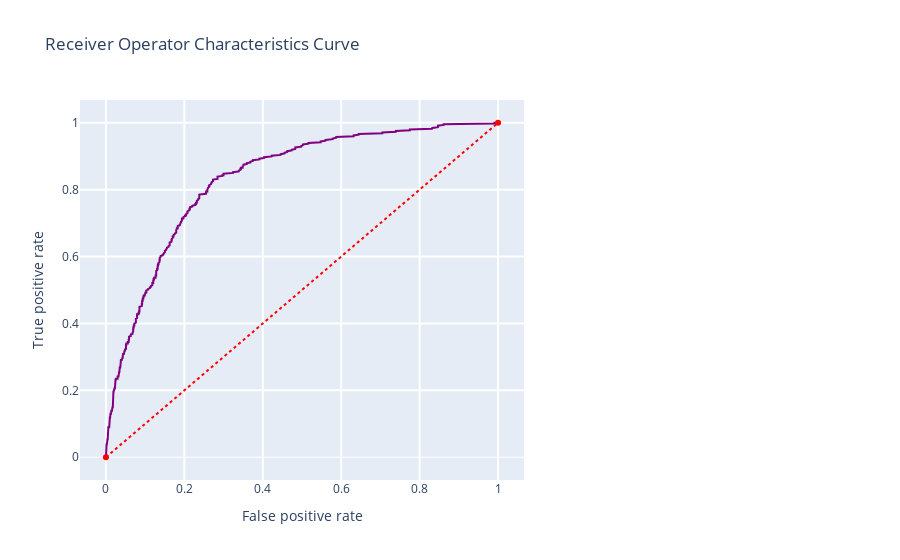

Notebook cell for this chart:
### Code cell
print(recall_score(y_test, y_pred_RFC))
print(precision_score(y_test, y_pred_RFC))
print(accuracy_score(y_test, y_pred_RFC))
print(confusion_matrix(y_test,y_pred_RFC))
print(classification_report(y_test,y_pred_RFC)) 

roc_conf_plot(model_RFC, x_train, y_train, x_test, y_test)
threshold_plot(model_RFC, x_train, y_train)
RF_model = model_metric(model_RFC,x_train,y_train,x_test,y_test, "Random Forest")

### Figure 1 — Plotly figure (JSON) as saved in the notebook; plotly's stock layout.template omitted (floating-point values rounded to 4 significant figures; data arrays with more than 128 entries replaced by an {"elided": "..."} marker saying what was removed)
{"data": [{"line": {"color": "purple", "width": 2}, "name": "Roc : 0.6824213290740712", "type": "scatter", "x": {"elided": "540 float values"}, "y": {"elided": "540 float values"}}, {"line": {"color": "red", "dash": "dot", "width": 2}, "type": "scatter", "x": [0, 1], "y": [0, 1]}], "layout": {"showlegend": false, "title": {"text": "Receiver Operator Characteristics Curve"}, "xaxis": {"domain": [0, 0.6], "gridwidth": 2, "ticklen": 5, "title": {"text": "False positive rate"}}, "yaxis": {"gridwidth": 2, "ticklen": 5, "title": {"text": "True positive rate"}, "zerolinewidth": 1}}}
